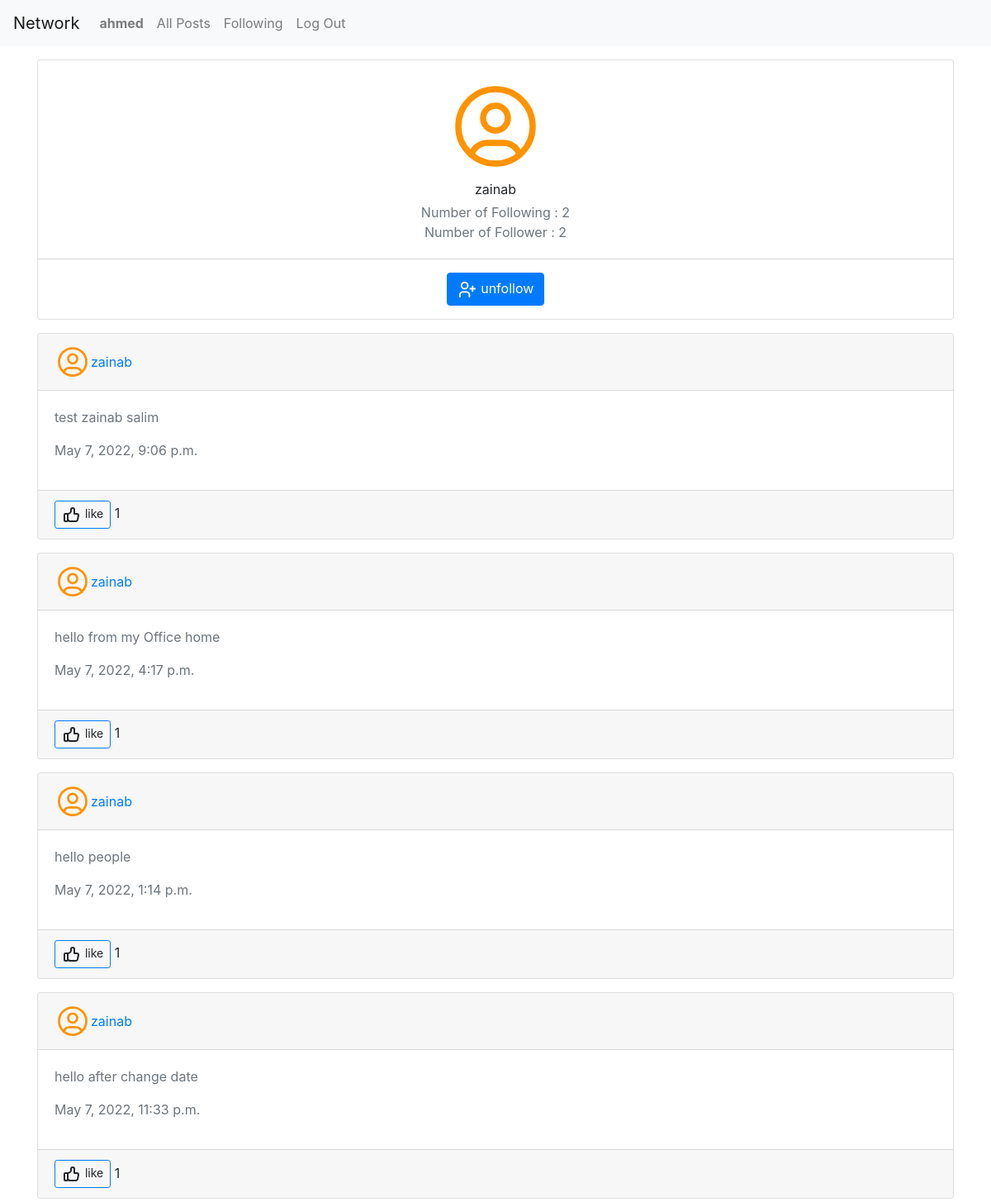
The app's page /profile/1 (signed in) with its own data.
### network/models.py (models this page shows, shortened)
class User(AbstractUser):
    pass

class Post (models.Model):
    post_body=models.TextField()
    date=models.DateTimeField()
    updated_dat=models.DateTimeField(auto_now=True,null=True)
    likes=models.IntegerField(default=0)
    user=models.ForeignKey(User,on_delete=models.CASCADE)
    class Meta:
        verbose_name = 'Post'
        verbose_name_plural = 'Posts'

### network/views.py (the view)
# urls.py: path("profile/<id>",views.view_profile,name="view-profile"),
def view_profile(request, id):
    fol_unfol='follow'
    disp_EditForm='none'
    no_follower=0
    profile_user=User.objects.all().get(id=id)
    post_list=Post.objects.all().filter(user=profile_user)
    tot_following = Follower.objects.filter(user=profile_user).count()
    no_follower=Find_no_of_follower(profile_user)
    if profile_user== request.user:
        disp='none'
    else:
        disp='block'
        test_follow = Follower.objects.all().filter(user=request.user, user_follower=profile_user)
        if test_follow:
            fol_unfol = 'unfollow'
        else:
            fol_unfol = 'follow'
    post_list_paginator = retPaginatorList(request,post_list)
    return render(request,'network/profile.html',{'post_list':post_list_paginator
        ,'disp_follow':disp,
         'fol_unfol':fol_unfol,
        'profile_user':profile_user,
        'no_following':tot_following,
        'no_follower':no_follower,
        "disp_EditForm":disp_EditForm
          })

### network/views.py (called while the page is built)
def Find_no_of_follower(profile_user):
    following=Follower.objects.all().filter(user=profile_user)
    f_list=[]
    no_follower=0
    for item in following:
        f_list.append((item.user_follower))
    for us in f_list:
        if Follower.objects.all().filter(user=us,user_follower=profile_user):
            no_follower+= 1
    return no_follower

def retPaginatorList(request, queryList):
    page = request.GET.get('page')
    mypge = Paginator(queryList, 4)
    try:
        resultList = mypge.page(page)
    except PageNotAnInteger:
        resultList = mypge.page(1)
    except EmptyPage:
        resultList = mypge.page(mypge.num_pages)
    return  resultList

### network/templates/network/profile.html (shortened to what this page needs)
{% extends "network/layout.html" %}
{% load static %}
{% load crispy_forms_tags %}
{% block body %}
<div class="col-md-12 mt-3">
<div class="card">
                  <div class="card-body text-center">
                    <div class="mb-1">
                    </div>
                    <div class="card-title mb-1">{{profile_user.username}}</div>
                    <div class="text-muted">Number of Following : {{no_following}}</div>
                      <div class="text-muted">Number of Follower : {{no_follower}}</div>
                  </div>
                  <div class="card-btn" style="display: {{ disp_follow }}">
                        <form action="{% url 'follow-check' profile_user.id %}">
                              <button class="btn btn-primary " type="submit">
                              {{fol_unfol}}</button>
                        </form>
    </div>
                </div>
</div>
{% if post_list %}
{% for item in post_list%}
<div class="col-md-12 mt-3">
    <div class="card">
        <div class="card-header d-flex justify-content-between">
                     <div class="d-flex align-items-center">
        <span class="avatar" >
                                </span>
         <div class="d-none d-xl-block ps-2">
                  <div>  <a href="{% url 'view-profile' item.user.id %}">{{item.user.username}}</a> </div>
 </div>
     </div>
                  </div>
                  <div class="card-body">
                      <div id="{{item.id}}{{'div'}}" >
                            <p class="text-muted" id="{{item.id}}{{'p'}}">{{item.post_body}}</p>
                <p class="text-muted" id="{{item.id}}{{'d'}}">{{item.date}}</p>
                      </div>
            </div>
        <div class="card-footer">
 <div>
    <a   class="btn btn-sm btn-outline-primary" id="{{item.id}}">
        <p class="testp" style="display:inline">like</p>
                      </a>
 <p style="display:inline;" id="{{item.id}}{{'likes'}}"> {{item.likes}}</p>
 </div>
                  </div>
                </div>
</div>
{% endfor %}
{% endif%}
{% endblock %}

### network/templates/network/layout.html (shortened to what this page needs)
{% load static %}
<!DOCTYPE html>
<html lang="en">
    <head>
        <link rel="stylesheet" href="https://stackpath.bootstrapcdn.com/bootstrap/4.4.1/css/bootstrap.min.css">
        <link href="{% static 'network/styles.css' %}" rel="stylesheet">
    </head>
    <body>
        <nav class="navbar navbar-expand-lg navbar-light bg-light">
            <a class="navbar-brand" href="#">Network</a>
            <div>
              <ul class="navbar-nav mr-auto">
                {% if user.is_authenticated %}
                    <li class="nav-item">
                        <a class="nav-link" href="{% url 'view-profile' user.id%}"><strong>{{ user.username }}</strong></a>
                    </li>
                {% endif %}
                <li class="nav-item">
                  <a class="nav-link" href="{% url 'index' %}">All Posts</a>
                </li>
                {% if user.is_authenticated %}
                    <li class="nav-item">
                        <a class="nav-link" href="{% url 'following-posts' %}">Following</a>
                    </li>
                    <li class="nav-item">
                        <a class="nav-link" href="{% url 'logout' %}">Log Out</a>
                    </li>
                {% endif %}
              </ul>
            </div>
          </nav>
        <div class="body">
            <div class="container">
                    <div class=" row row-cards">
                          {% block body %}
            {% endblock %}
                    </div>
            </div>
        </div>
    </body>
</html>

### network/static/network/styles.css (style rules this page uses)
.card-btn { display: flex; align-items: center; justify-content: center; padding: 1rem 1.25rem; text-align: center; transition: background .3s; border-top: 1px solid lightgrey; flex: 1; color: inherit; font-weight: 500; }

### records on screen
User: username "ahmed"
User: username "zainab"
Post: user.username "zainab", post_body "test zainab salim", date "May 7, 2022, 9:06 p.m.", likes "1"
Post: user.username "zainab", post_body "hello from my Office home", date "May 7, 2022, 4:17 p.m.", likes "1"
Post: user.username "zainab", post_body "hello people", date "May 7, 2022, 1:14 p.m.", likes "1"
Post: user.username "zainab", post_body "hello after change date", date "May 7, 2022, 11:33 p.m.", likes "1"

### other values on screen
{{ no_following }} "2"
{{ no_follower }} "2"
{{ fol_unfol }} "unfollow"
